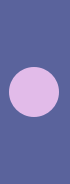
     <widget class="QFrame" name="frame">
      <property name="minimumSize">
       <size>
        <width>70</width>
        <height>0</height>
       </size>
      </property>
      <property name="maximumSize">
       <size>
        <width>70</width>
        <height>16777215</height>
       </size>
      </property>
      <property name="styleSheet">
       <string notr="true">background-color:rgb(90, 99, 156)</string>
      </property>
      <property name="frameShape">
       <enum>QFrame::NoFrame</enum>
      </property>
      <layout class="QVBoxLayout" name="verticalLayout_2">
       <property name="spacing">
        <number>2</number>
       </property>
       <property name="leftMargin">
        <number>0</number>
       </property>
       <property name="topMargin">
        <number>0</number>
       </property>
       <property name="rightMargin">
        <number>0</number>
       </property>
       <property name="bottomMargin">
        <number>0</number>
       </property>
       <item>
        <widget class="QFrame" name="frame_9">
         <property name="frameShape">
          <enum>QFrame::NoFrame</enum>
         </property>
        </widget>
       </item>
       <item>
        <widget class="QFrame" name="frame_10">
         <property name="styleSheet">
          <string notr="true">QPushButton{

border-radius: 25px;
}

QPushButton:checked{
background-color:#E2BBE9;

}

</string>
         </property>
         <property name="frameShape">
          <enum>QFrame::NoFrame</enum>
         </property>
         <layout class="QVBoxLayout" name="verticalLayout_3">
          <item>
           <widget class="QPushButton" name="mainButton_DB">
            <property name="minimumSize">
             <size>
              <width>50</width>
              <height>50</height>
             </size>
            </property>
            <property name="maximumSize">
             <size>
              <width>50</width>
              <height>50</height>
             </size>
            </property>
            <property name="styleSheet">
             <string notr="true">border:0px;</string>
            </property>
            <property name="text">
             <string/>
            </property>
            <property name="icon">
             <iconset>
              <normaloff>Assets/database_white.png</normaloff>Assets/database_white.png</iconset>
            </property>
            <property name="iconSize">
             <size>
              <width>50</width>
              <height>50</height>
             </size>
            </property>
            <property name="checkable">
             <bool>true</bool>
            </property>
            <property name="autoExclusive">
             <bool>true</bool>
            </property>
           </widget>
          </item>
          <item>
           <widget class="QPushButton" name="mainButton_visualizacion">
            <property name="minimumSize">
             <size>
              <width>50</width>
              <height>50</height>
             </size>
            </property>
            <property name="maximumSize">
             <size>
              <width>50</width>
              <height>50</height>
             </size>
            </property>
            <property name="text">
             <string/>
            </property>
            <property name="icon">
             <iconset resource="resources.qrc">
              <normaloff>:/icons/Assets/display_white.png</normaloff>:/icons/Assets/display_white.png</iconset>
            </property>
            <property name="iconSize">
             <size>
              <width>4000</width>
              <height>50</height>
             </size>
            </property>
            <property name="checkable">
             <bool>true</bool>
            </property>
            <property name="checked">
             <bool>true</bool>
            </property>
            <property name="autoExclusive">
             <bool>true</bool>
            </property>
           </widget>
          </item>
          <item>
           <widget class="QPushButton" name="mainButton_anadirArchivo">
            <property name="minimumSize">
             <size>
              <width>50</width>
              <height>50</height>
             </size>
            </property>
            <property name="maximumSize">
             <size>
              <width>50</width>
              <height>50</height>
             </size>
            </property>
            <property name="styleSheet">
             <string notr="true">border:0px;</string>
            </property>
            <property name="text">
             <string/>
            </property>
            <property name="icon">
             <iconset>
              <normaloff>Assets/addDicom_white.png</normaloff>Assets/addDicom_white.png</iconset>
            </property>
            <property name="iconSize">
             <size>
              <width>50</width>
              <height>50</height>
             </size>
            </property>
            <property name="checkable">
             <bool>true</bool>
            </property>
            <property name="autoExclusive">
             <bool>true</bool>
            </property>
           </widget>
          </item>
         </layout>
        </widget>
       </item>
       <item>
        <widget class="QFrame" name="frame_11">
         <property name="frameShape">
          <enum>QFrame::NoFrame</enum>
         </property>
        </widget>
       </item>
      </layout>
     </widget>
